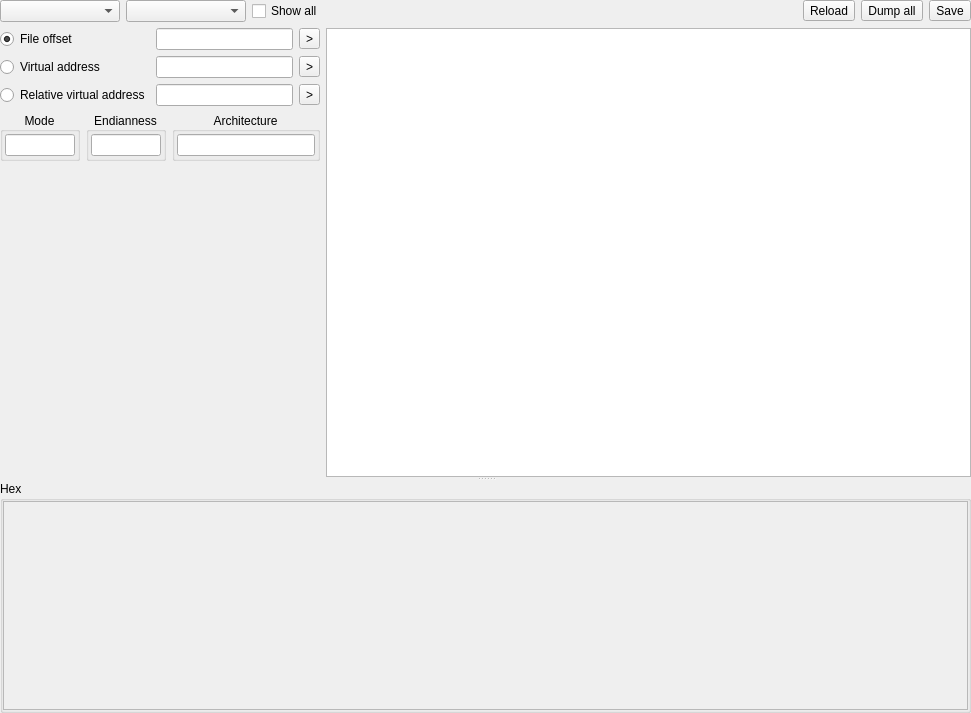
<?xml version="1.0" encoding="UTF-8"?>
<ui version="4.0">
 <class>XMemoryMapWidget</class>
 <widget class="QWidget" name="XMemoryMapWidget">
  <property name="geometry">
   <rect>
    <x>0</x>
    <y>0</y>
    <width>971</width>
    <height>713</height>
   </rect>
  </property>
  <property name="windowTitle">
   <string notr="true">Form</string>
  </property>
  <layout class="QVBoxLayout" name="verticalLayout_4">
   <property name="leftMargin">
    <number>0</number>
   </property>
   <property name="topMargin">
    <number>0</number>
   </property>
   <property name="rightMargin">
    <number>0</number>
   </property>
   <property name="bottomMargin">
    <number>0</number>
   </property>
   <item>
    <widget class="QSplitter" name="splitter">
     <property name="orientation">
      <enum>Qt::Vertical</enum>
     </property>
     <widget class="QWidget" name="layoutWidget">
      <layout class="QVBoxLayout" name="verticalLayout">
       <item>
        <layout class="QGridLayout" name="gridLayout_3">
         <item row="0" column="2">
          <widget class="QComboBox" name="comboBoxMapMode">
           <property name="minimumSize">
            <size>
             <width>120</width>
             <height>0</height>
            </size>
           </property>
          </widget>
         </item>
         <item row="0" column="4">
          <spacer name="horizontalSpacer">
           <property name="orientation">
            <enum>Qt::Horizontal</enum>
           </property>
           <property name="sizeHint" stdset="0">
            <size>
             <width>40</width>
             <height>20</height>
            </size>
           </property>
          </spacer>
         </item>
         <item row="0" column="3">
          <widget class="QCheckBox" name="checkBoxShowAll">
           <property name="text">
            <string>Show all</string>
           </property>
          </widget>
         </item>
         <item row="0" column="1">
          <widget class="QComboBox" name="comboBoxType">
           <property name="minimumSize">
            <size>
             <width>120</width>
             <height>0</height>
            </size>
           </property>
          </widget>
         </item>
         <item row="0" column="6">
          <widget class="QToolButton" name="toolButtonDumpAll">
           <property name="text">
            <string>Dump all</string>
           </property>
          </widget>
         </item>
         <item row="0" column="7">
          <widget class="QToolButton" name="toolButtonSave">
           <property name="text">
            <string>Save</string>
           </property>
          </widget>
         </item>
         <item row="0" column="5">
          <widget class="QToolButton" name="toolButtonReload">
           <property name="text">
            <string>Reload</string>
           </property>
          </widget>
         </item>
        </layout>
       </item>
       <item>
        <layout class="QHBoxLayout" name="horizontalLayout">
         <item>
          <widget class="QWidget" name="widgetLeft" native="true">
           <property name="maximumSize">
            <size>
             <width>320</width>
             <height>16777215</height>
            </size>
           </property>
           <layout class="QVBoxLayout" name="verticalLayout_2">
            <property name="leftMargin">
             <number>0</number>
            </property>
            <property name="topMargin">
             <number>0</number>
            </property>
            <property name="rightMargin">
             <number>0</number>
            </property>
            <property name="bottomMargin">
             <number>0</number>
            </property>
            <item>
             <layout class="QGridLayout" name="gridLayout">
              <item row="0" column="0">
               <widget class="QRadioButton" name="radioButtonFileOffset">
                <property name="text">
                 <string>File offset</string>
                </property>
                <property name="checked">
                 <bool>true</bool>
                </property>
               </widget>
              </item>
              <item row="0" column="1">
               <widget class="XLineEditHEX" name="lineEditFileOffset"/>
              </item>
              <item row="1" column="0">
               <widget class="QRadioButton" name="radioButtonVirtualAddress">
                <property name="text">
                 <string>Virtual address</string>
                </property>
                <property name="checked">
                 <bool>false</bool>
                </property>
               </widget>
              </item>
              <item row="1" column="1">
               <widget class="XLineEditHEX" name="lineEditVirtualAddress"/>
              </item>
              <item row="2" column="0">
               <widget class="QRadioButton" name="radioButtonRelativeVirtualAddress">
                <property name="text">
                 <string>Relative virtual address</string>
                </property>
                <property name="checked">
                 <bool>false</bool>
                </property>
               </widget>
              </item>
              <item row="2" column="1">
               <widget class="XLineEditHEX" name="lineEditRelativeVirtualAddress"/>
              </item>
              <item row="0" column="2">
               <widget class="QToolButton" name="toolButtonFileOffsetFind">
                <property name="maximumSize">
                 <size>
                  <width>24</width>
                  <height>16777215</height>
                 </size>
                </property>
                <property name="text">
                 <string notr="true">&gt;</string>
                </property>
               </widget>
              </item>
              <item row="1" column="2">
               <widget class="QToolButton" name="toolButtonVirtualAddressFind">
                <property name="maximumSize">
                 <size>
                  <width>24</width>
                  <height>16777215</height>
                 </size>
                </property>
                <property name="text">
                 <string notr="true">&gt;</string>
                </property>
               </widget>
              </item>
              <item row="2" column="2">
               <widget class="QToolButton" name="toolButtonRelativeVirtualAddressFind">
                <property name="maximumSize">
                 <size>
                  <width>24</width>
                  <height>16777215</height>
                 </size>
                </property>
                <property name="text">
                 <string notr="true">&gt;</string>
                </property>
               </widget>
              </item>
             </layout>
            </item>
            <item>
             <layout class="QHBoxLayout" name="horizontalLayout_3">
              <item>
               <widget class="QGroupBox" name="groupBoxMode">
                <property name="maximumSize">
                 <size>
                  <width>80</width>
                  <height>16777215</height>
                 </size>
                </property>
                <property name="title">
                 <string>Mode</string>
                </property>
                <property name="alignment">
                 <set>Qt::AlignCenter</set>
                </property>
                <layout class="QVBoxLayout" name="verticalLayout_11">
                 <property name="leftMargin">
                  <number>2</number>
                 </property>
                 <property name="topMargin">
                  <number>2</number>
                 </property>
                 <property name="rightMargin">
                  <number>2</number>
                 </property>
                 <property name="bottomMargin">
                  <number>2</number>
                 </property>
                 <item>
                  <widget class="QLineEdit" name="lineEditMode">
                   <property name="alignment">
                    <set>Qt::AlignCenter</set>
                   </property>
                   <property name="readOnly">
                    <bool>true</bool>
                   </property>
                  </widget>
                 </item>
                </layout>
               </widget>
              </item>
              <item>
               <widget class="QGroupBox" name="groupBoxEndianness">
                <property name="maximumSize">
                 <size>
                  <width>80</width>
                  <height>16777215</height>
                 </size>
                </property>
                <property name="title">
                 <string>Endianness</string>
                </property>
                <property name="alignment">
                 <set>Qt::AlignCenter</set>
                </property>
                <layout class="QVBoxLayout" name="verticalLayout_10">
                 <property name="leftMargin">
                  <number>2</number>
                 </property>
                 <property name="topMargin">
                  <number>2</number>
                 </property>
                 <property name="rightMargin">
                  <number>2</number>
                 </property>
                 <property name="bottomMargin">
                  <number>2</number>
                 </property>
                 <item>
                  <widget class="QLineEdit" name="lineEditEndianness">
                   <property name="alignment">
                    <set>Qt::AlignCenter</set>
                   </property>
                   <property name="readOnly">
                    <bool>true</bool>
                   </property>
                  </widget>
                 </item>
                </layout>
               </widget>
              </item>
              <item>
               <widget class="QGroupBox" name="groupBoxArch">
                <property name="title">
                 <string>Architecture</string>
                </property>
                <property name="alignment">
                 <set>Qt::AlignCenter</set>
                </property>
                <layout class="QVBoxLayout" name="verticalLayout_9">
                 <property name="leftMargin">
                  <number>2</number>
                 </property>
                 <property name="topMargin">
                  <number>2</number>
                 </property>
                 <property name="rightMargin">
                  <number>2</number>
                 </property>
                 <property name="bottomMargin">
                  <number>2</number>
                 </property>
                 <item>
                  <widget class="QLineEdit" name="lineEditArch">
                   <property name="alignment">
                    <set>Qt::AlignCenter</set>
                   </property>
                   <property name="readOnly">
                    <bool>true</bool>
                   </property>
                  </widget>
                 </item>
                </layout>
               </widget>
              </item>
             </layout>
            </item>
            <item>
             <spacer name="verticalSpacer_2">
              <property name="orientation">
               <enum>Qt::Vertical</enum>
              </property>
              <property name="sizeHint" stdset="0">
               <size>
                <width>20</width>
                <height>40</height>
               </size>
              </property>
             </spacer>
            </item>
            <item>
             <spacer name="verticalSpacer_3">
              <property name="orientation">
               <enum>Qt::Vertical</enum>
              </property>
              <property name="sizeHint" stdset="0">
               <size>
                <width>20</width>
                <height>40</height>
               </size>
              </property>
             </spacer>
            </item>
            <item>
             <spacer name="verticalSpacer">
              <property name="orientation">
               <enum>Qt::Vertical</enum>
              </property>
              <property name="sizeHint" stdset="0">
               <size>
                <width>20</width>
                <height>40</height>
               </size>
              </property>
             </spacer>
            </item>
           </layout>
          </widget>
         </item>
         <item>
          <widget class="XTableView" name="tableViewMemoryMap">
           <property name="contextMenuPolicy">
            <enum>Qt::CustomContextMenu</enum>
           </property>
           <property name="editTriggers">
            <set>QAbstractItemView::NoEditTriggers</set>
           </property>
           <property name="selectionMode">
            <enum>QAbstractItemView::SingleSelection</enum>
           </property>
           <property name="selectionBehavior">
            <enum>QAbstractItemView::SelectRows</enum>
           </property>
           <attribute name="horizontalHeaderStretchLastSection">
            <bool>false</bool>
           </attribute>
           <attribute name="verticalHeaderVisible">
            <bool>false</bool>
           </attribute>
           <attribute name="verticalHeaderMinimumSectionSize">
            <number>20</number>
           </attribute>
           <attribute name="verticalHeaderDefaultSectionSize">
            <number>20</number>
           </attribute>
          </widget>
         </item>
        </layout>
       </item>
      </layout>
     </widget>
     <widget class="QGroupBox" name="groupBoxHex">
      <property name="title">
       <string notr="true">Hex</string>
      </property>
      <layout class="QVBoxLayout" name="verticalLayout_3">
       <property name="leftMargin">
        <number>0</number>
       </property>
       <property name="topMargin">
        <number>0</number>
       </property>
       <property name="rightMargin">
        <number>0</number>
       </property>
       <property name="bottomMargin">
        <number>0</number>
       </property>
       <item>
        <widget class="QStackedWidget" name="stackedWidgetHex">
         <property name="currentIndex">
          <number>0</number>
         </property>
         <widget class="QWidget" name="pageHex">
          <layout class="QVBoxLayout" name="verticalLayout_5">
           <property name="leftMargin">
            <number>0</number>
           </property>
           <property name="topMargin">
            <number>0</number>
           </property>
           <property name="rightMargin">
            <number>0</number>
           </property>
           <property name="bottomMargin">
            <number>0</number>
           </property>
           <item>
            <widget class="XHexView" name="widgetHex"/>
           </item>
          </layout>
         </widget>
         <widget class="QWidget" name="pageInvalid"/>
        </widget>
       </item>
      </layout>
     </widget>
    </widget>
   </item>
  </layout>
 </widget>
 <customwidgets>
  <customwidget>
   <class>XHexView</class>
   <extends>QScrollArea</extends>
   <header>xhexview.h</header>
   <container>1</container>
  </customwidget>
  <customwidget>
   <class>XTableView</class>
   <extends>QTableView</extends>
   <header>xtableview.h</header>
  </customwidget>
  <customwidget>
   <class>XLineEditHEX</class>
   <extends>QLineEdit</extends>
   <header>xlineedithex.h</header>
  </customwidget>
 </customwidgets>
 <resources/>
 <connections/>
</ui>
